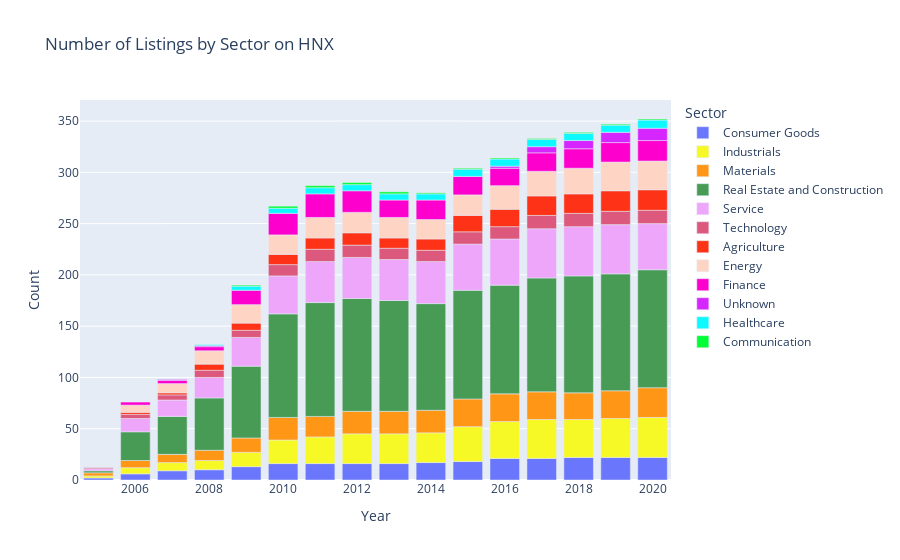

The notebook cell saved with this chart:
### Code cell
def sum_sector_by_year(stocks_list, start_date):
    yearly_list = []
    for y in pd.date_range(start_date, "2020-12-31", freq = "Y" ):
        cond = stocks_list.apply(lambda row: row["IPO_Date"] <= y and ( (pd.isna(row["Delisting_Date"])) or row["Delisting_Date"] > y), axis=1)
        active = stocks_list[cond][["Sector","Symbol"]].groupby("Sector").size().reset_index(name='Count')
        active["Year"] = np.repeat(y.year, len(active))
        yearly_list.append(active)
    return pd.concat(yearly_list, ignore_index = True)

def plot_by_sector(stocks_list, start_date, ex):
    sector_count = sum_sector_by_year(stocks_list, start_date)
    fig = px.bar(sector_count, x="Year", y="Count", 
                            color = "Sector",
                            color_discrete_map = sector_color_map,
                            title=f"Number of Listings by Sector on {ex}")
    fig.show()

plot_by_sector(hnx_stocks_list, "2005-12-31", "HNX")

### Figure 1 — Plotly figure (JSON) as saved in the notebook; plotly's stock layout.template omitted (floating-point values rounded to 4 significant figures)
{"data": [{"alignmentgroup": "True", "hovertemplate": "Sector=Consumer Goods<br>Year=%{x}<br>Count=%{y}<extra></extra>", "legendgroup": "Consumer Goods", "marker": {"color": "#6A76FC"}, "name": "Consumer Goods", "offsetgroup": "Consumer Goods", "orientation": "v", "showlegend": true, "textposition": "auto", "type": "bar", "x": [2005, 2006, 2007, 2008, 2009, 2010, 2011, 2012, 2013, 2014, 2015, 2016, 2017, 2018, 2019, 2020], "xaxis": "x", "y": [2, 6, 9, 10, 13, 16, 16, 16, 16, 17, 18, 21, 21, 22, 22, 22], "yaxis": "y"}, {"alignmentgroup": "True", "hovertemplate": "Sector=Industrials<br>Year=%{x}<br>Count=%{y}<extra></extra>", "legendgroup": "Industrials", "marker": {"color": "#F6F926"}, "name": "Industrials", "offsetgroup": "Industrials", "orientation": "v", "showlegend": true, "textposition": "auto", "type": "bar", "x": [2005, 2006, 2007, 2008, 2009, 2010, 2011, 2012, 2013, 2014, 2015, 2016, 2017, 2018, 2019, 2020], "xaxis": "x", "y": [2, 6, 8, 9, 14, 23, 26, 29, 29, 29, 34, 36, 38, 37, 38, 39], "yaxis": "y"}, {"alignmentgroup": "True", "hovertemplate": "Sector=Materials<br>Year=%{x}<br>Count=%{y}<extra></extra>", "legendgroup": "Materials", "marker": {"color": "#FF9616"}, "name": "Materials", "offsetgroup": "Materials", "orientation": "v", "showlegend": true, "textposition": "auto", "type": "bar", "x": [2005, 2006, 2007, 2008, 2009, 2010, 2011, 2012, 2013, 2014, 2015, 2016, 2017, 2018, 2019, 2020], "xaxis": "x", "y": [3, 7, 8, 10, 14, 22, 20, 22, 22, 22, 27, 27, 27, 26, 27, 29], "yaxis": "y"}, {"alignmentgroup": "True", "hovertemplate": "Sector=Real Estate and Construction<br>Year=%{x}<br>Count=%{y}<extra></extra>", "legendgroup": "Real Estate and Construction", "marker": {"color": "#479B55"}, "name": "Real Estate and Construction", "offsetgroup": "Real Estate and Construction", "orientation": "v", "showlegend": true, "textposition": "auto", "type": "bar", "x": [2005, 2006, 2007, 2008, 2009, 2010, 2011, 2012, 2013, 2014, 2015, 2016, 2017, 2018, 2019, 2020], "xaxis": "x", "y": [2, 28, 37, 51, 70, 101, 111, 110, 108, 104, 106, 106, 111, 114, 114, 115], "yaxis": "y"}, {"alignmentgroup": "True", "hovertemplate": "Sector=Service<br>Year=%{x}<br>Count=%{y}<extra></extra>", "legendgroup": "Service", "marker": {"color": "#EEA6FB"}, "name": "Service", "offsetgroup": "Service", "orientation": "v", "showlegend": true, "textposition": "auto", "type": "bar", "x": [2005, 2006, 2007, 2008, 2009, 2010, 2011, 2012, 2013, 2014, 2015, 2016, 2017, 2018, 2019, 2020], "xaxis": "x", "y": [2, 13, 16, 20, 28, 37, 40, 40, 40, 41, 45, 45, 48, 48, 48, 45], "yaxis": "y"}, {"alignmentgroup": "True", "hovertemplate": "Sector=Technology<br>Year=%{x}<br>Count=%{y}<extra></extra>", "legendgroup": "Technology", "marker": {"color": "#DC587D"}, "name": "Technology", "offsetgroup": "Technology", "orientation": "v", "showlegend": true, "textposition": "auto", "type": "bar", "x": [2005, 2006, 2007, 2008, 2009, 2010, 2011, 2012, 2013, 2014, 2015, 2016, 2017, 2018, 2019, 2020], "xaxis": "x", "y": [1, 4, 5, 7, 7, 11, 12, 12, 11, 11, 12, 12, 13, 13, 13, 13], "yaxis": "y"}, {"alignmentgroup": "True", "hovertemplate": "Sector=Agriculture<br>Year=%{x}<br>Count=%{y}<extra></extra>", "legendgroup": "Agriculture", "marker": {"color": "#FD3216"}, "name": "Agriculture", "offsetgroup": "Agriculture", "orientation": "v", "showlegend": true, "textposition": "auto", "type": "bar", "x": [2006, 2007, 2008, 2009, 2010, 2011, 2012, 2013, 2014, 2015, 2016, 2017, 2018, 2019, 2020], "xaxis": "x", "y": [2, 2, 6, 7, 10, 11, 12, 10, 11, 16, 17, 19, 19, 20, 20], "yaxis": "y"}, {"alignmentgroup": "True", "hovertemplate": "Sector=Energy<br>Year=%{x}<br>Count=%{y}<extra></extra>", "legendgroup": "Energy", "marker": {"color": "#FED4C4"}, "name": "Energy", "offsetgroup": "Energy", "orientation": "v", "showlegend": true, "textposition": "auto", "type": "bar", "x": [2006, 2007, 2008, 2009, 2010, 2011, 2012, 2013, 2014, 2015, 2016, 2017, 2018, 2019, 2020], "xaxis": "x", "y": [7, 9, 13, 18, 19, 20, 20, 20, 19, 20, 23, 24, 25, 28, 28], "yaxis": "y"}, {"alignmentgroup": "True", "hovertemplate": "Sector=Finance<br>Year=%{x}<br>Count=%{y}<extra></extra>", "legendgroup": "Finance", "marker": {"color": "#FE00CE"}, "name": "Finance", "offsetgroup": "Finance", "orientation": "v", "showlegend": true, "textposition": "auto", "type": "bar", "x": [2006, 2007, 2008, 2009, 2010, 2011, 2012, 2013, 2014, 2015, 2016, 2017, 2018, 2019, 2020], "xaxis": "x", "y": [3, 3, 4, 14, 21, 23, 21, 17, 19, 18, 17, 18, 19, 19, 20], "yaxis": "y"}, {"alignmentgroup": "True", "hovertemplate": "Sector=Unknown<br>Year=%{x}<br>Count=%{y}<extra></extra>", "legendgroup": "Unknown", "marker": {"color": "#D626FF"}, "name": "Unknown", "offsetgroup": "Unknown", "orientation": "v", "showlegend": true, "textposition": "auto", "type": "bar", "x": [2007, 2008, 2016, 2017, 2018, 2019, 2020], "xaxis": "x", "y": [1, 1, 2, 6, 8, 10, 12], "yaxis": "y"}, {"alignmentgroup": "True", "hovertemplate": "Sector=Healthcare<br>Year=%{x}<br>Count=%{y}<extra></extra>", "legendgroup": "Healthcare", "marker": {"color": "#0DF9FF"}, "name": "Healthcare", "offsetgroup": "Healthcare", "orientation": "v", "showlegend": true, "textposition": "auto", "type": "bar", "x": [2008, 2009, 2010, 2011, 2012, 2013, 2014, 2015, 2016, 2017, 2018, 2019, 2020], "xaxis": "x", "y": [1, 4, 5, 6, 6, 6, 6, 7, 7, 7, 7, 7, 8], "yaxis": "y"}, {"alignmentgroup": "True", "hovertemplate": "Sector=Communication<br>Year=%{x}<br>Count=%{y}<extra></extra>", "legendgroup": "Communication", "marker": {"color": "#00FE35"}, "name": "Communication", "offsetgroup": "Communication", "orientation": "v", "showlegend": true, "textposition": "auto", "type": "bar", "x": [2009, 2010, 2011, 2012, 2013, 2014, 2015, 2016, 2017, 2018, 2019, 2020], "xaxis": "x", "y": [1, 2, 2, 2, 2, 1, 1, 1, 1, 1, 1, 1], "yaxis": "y"}], "layout": {"barmode": "relative", "legend": {"title": {"text": "Sector"}, "tracegroupgap": 0}, "title": {"text": "Number of Listings by Sector on HNX"}, "xaxis": {"anchor": "y", "domain": [0, 1], "title": {"text": "Year"}}, "yaxis": {"anchor": "x", "domain": [0, 1], "title": {"text": "Count"}}}}
